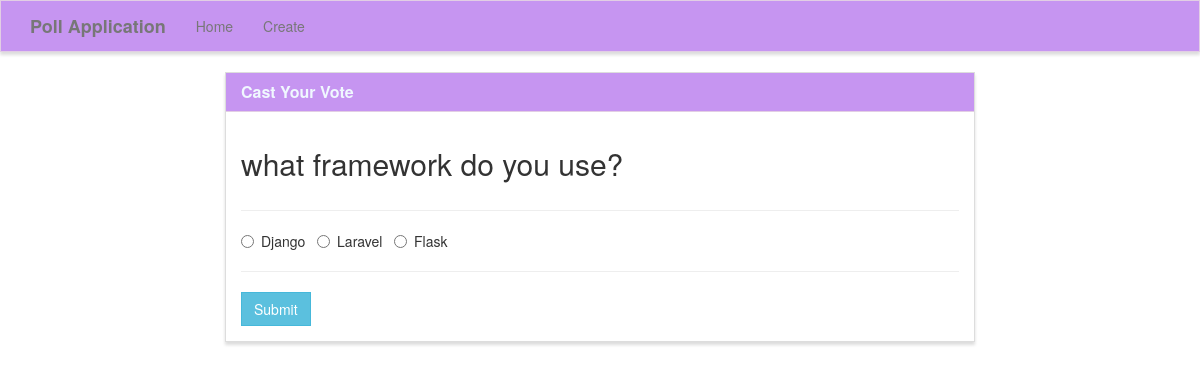
The app's page /vote/1/ with its own data.
### poll/models.py (models this page shows, shortened)
class Poll(models.Model):
    question = models.TextField()
    option_one = models.CharField(max_length=30)
    option_two = models.CharField(max_length=30)
    option_three = models.CharField(max_length=30)
    option_one_count = models.IntegerField(default=0)
    option_two_count = models.IntegerField(default=0)
    option_three_count = models.IntegerField(default=0)

### poll/views.py (the view, shortened to what this page needs)
# urls.py: path('vote/<poll_id>/', poll_views.vote, name='vote'),
def vote(request, poll_id):
    poll = Poll.objects.get(pk=poll_id)
    context = {
        'poll' : poll
    }
    return render(request, 'poll/vote.html', context)

### poll/templates/poll/vote.html (shortened to what this page needs)
{% extends "poll/base.html" %}
{% block main %}
<div class="row">
    <div class="col-lg-8 col-lg-offset-2">
        <div class="panel panel-default">
            <div class="panel-heading">
                <h3 class="panel-title">Cast Your Vote</h3>
            </div>
            <div class="panel-body">
                <div class="row">
                    <div class="col-lg-12">
                        <h2>{{ poll.question }}</h2>
                    </div>
                </div>
                <div class="row">
                    <div class="col-lg-12">
                        <hr />
                        <form method="POST">
                            <div class="form-group">
                                <div class="radio">
                                    <label>
                                        <input type="radio" name="poll" value="option1" required>
                                        {{ poll.option_one }}
                                    </label> &nbsp;
                                    <label>
                                        <input type="radio" name="poll" value="option2">
                                        {{ poll.option_two }}
                                    </label> &nbsp;
                                    <label>
                                        <input type="radio" name="poll" value="option3">
                                        {{ poll.option_three }}
                                    </label> &nbsp;
                                </div>
                            </div>
                            <hr />
                            <button type="submit" class="btn btn-info">
                                Submit
                            </button>
                        </form>
                    </div>
                </div>
            </div>
        </div>
    </div>
</div>
{% endblock %}

### poll/static/style.css (style rules this page uses)
.navbar-default, .btn, .form-control, .panel { border-radius: 0; }
.panel-default > .panel-heading { color: #333; background-color: rgba(174, 104, 236, 0.7); border-color: rgba(245, 245, 220, .6); border-top-left-radius: 0; border-top-right-radius: 0; }
.panel { box-shadow: 0px 3px 3px 0px #ddd; }
a.navbar-brand, .panel-title { font-weight: bolder; color: aliceblue; }

### records on screen
Poll: question "what framework do you use?", option_one "Django", option_two "Laravel", option_three "Flask"
